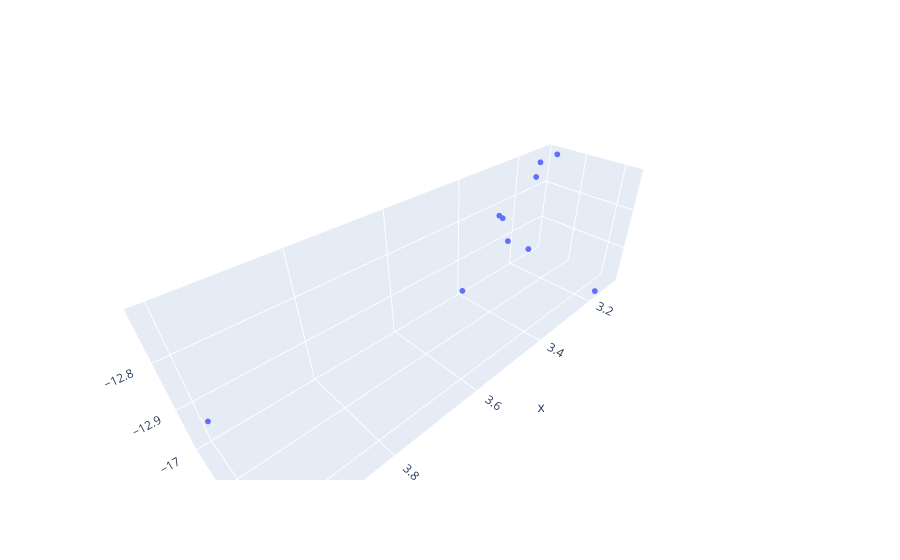

Write notebook code for a chart like this one.
### Code cell
first, second, cf = generate_composite_front(objectives, objectives2)
fig2 = go.Figure(data=go.Scatter3d(x=cf[:first,0],
                                   y=cf[:first,1],
                                   z=cf[:first,2],
                                   mode="markers",
                                   marker_size=2))
fig2
fig3 = go.Figure(data=go.Scatter3d(x=cf[first:,0],
                                   y=cf[first:,1],
                                   z=cf[first:,2],
                                   mode="markers",
                                   marker_size=2))
fig3
